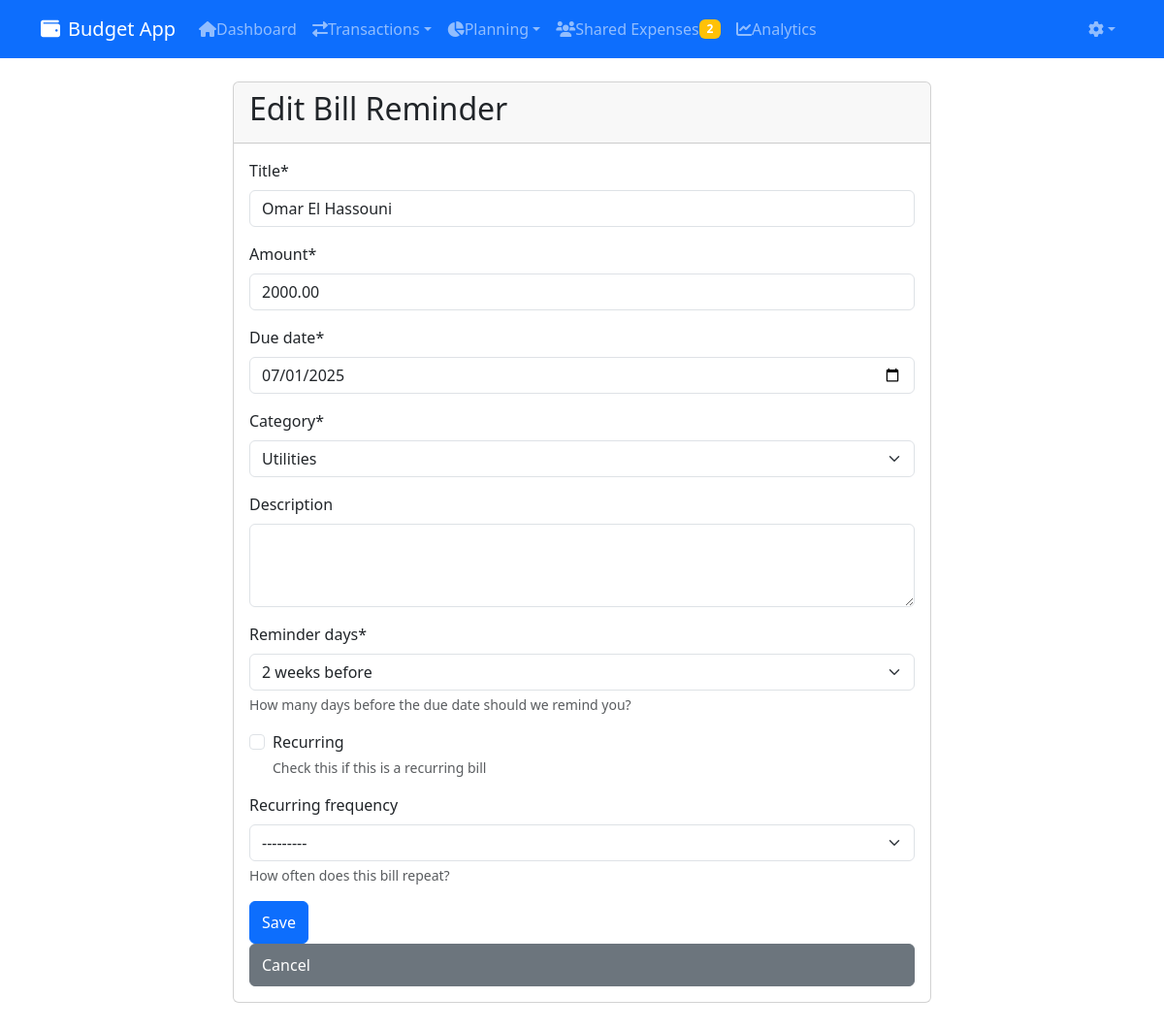
/bill-reminders/4/edit/ (signed in), run on the app's committed database.
### core/models.py (models this page shows, shortened)
class BillReminder(models.Model):
    STATUS_CHOICES = [
        ('pending', 'Pending'),
        ('paid', 'Paid'),
        ('overdue', 'Overdue')
    ]
    REMINDER_CHOICES = [
        (1, '1 day before'),
        (3, '3 days before'),
        (7, '1 week before'),
        (14, '2 weeks before'),
        (30, '1 month before')
    ]
    user = models.ForeignKey(User, on_delete=models.CASCADE)
    title = models.CharField(max_length=200)
    amount = models.DecimalField(max_digits=10, decimal_places=2, validators=[MinValueValidator(Decimal('0.01'))])
    due_date = models.DateField()
    category = models.ForeignKey(Category, on_delete=models.SET_NULL, null=True)
    description = models.TextField(blank=True)
    status = models.CharField(max_length=7, choices=STATUS_CHOICES, default='pending')
    reminder_days = models.IntegerField(choices=REMINDER_CHOICES, default=3)
    recurring = models.BooleanField(default=False)
    recurring_frequency = models.CharField(
        max_length=7,
        choices=RecurringTransaction.FREQUENCY_CHOICES,
        null=True,
        blank=True
    )
    last_notification_sent = models.DateTimeField(null=True, blank=True)
    created_at = models.DateTimeField(auto_now_add=True)
    updated_at = models.DateTimeField(auto_now=True)
    class Meta:
        ordering = ['due_date']

### core/views.py (the view)
# urls.py: path('bill-reminders/<int:pk>/edit/', views.edit_bill_reminder, name='edit_bill_reminder'),
@login_required
def edit_bill_reminder(request, pk):
    bill = get_object_or_404(BillReminder, pk=pk, user=request.user)
    if request.method == 'POST':
        form = BillReminderForm(request.POST, instance=bill, user=request.user)
        if form.is_valid():
            form.save()
            messages.success(request, 'Bill reminder updated successfully!')
            return redirect('bill_reminders')
    else:
        form = BillReminderForm(instance=bill, user=request.user)
    return render(request, 'core/bill_reminder_form.html', {'form': form, 'title': 'Edit Bill Reminder'})

### core/models.py (called while the page is built)
    def __str__(self):
        return self.name

### core/templates/core/bill_reminder_form.html (shortened to what this page needs)
{% extends 'core/base.html' %}
{% load static %}
{% load crispy_forms_tags %}
{% block content %}
<div class="container mt-4">
    <div class="row">
        <div class="col-md-8 offset-md-2">
            <div class="card">
                <div class="card-header">
                    <h2>{{ title }}</h2>
                </div>
                <div class="card-body">
                    <form method="post" novalidate>
                        {{ form|crispy }}
                        <div class="mt-3">
                            <button type="submit" class="btn btn-primary">Save</button>
                            <a href="{% url 'bill_reminders' %}" class="btn btn-secondary">Cancel</a>
                        </div>
                    </form>
                </div>
            </div>
        </div>
    </div>
</div>
{% endblock %}

### core/templates/core/base.html (style rules this page uses)
@media (hover: none) { .nav-link, .btn { min-height: 44px; min-width: 44px; display: flex; align-items: center; } }

### data on the page
BillReminder: title "Omar El Hassouni", amount "2000.00", due_date "07/01/2025", category "Utilities", reminder_days "2 weeks before", recurring_frequency "---------"

### other printed values
{{ pending_count }} "2"
{{ title }} "Edit Bill Reminder"
